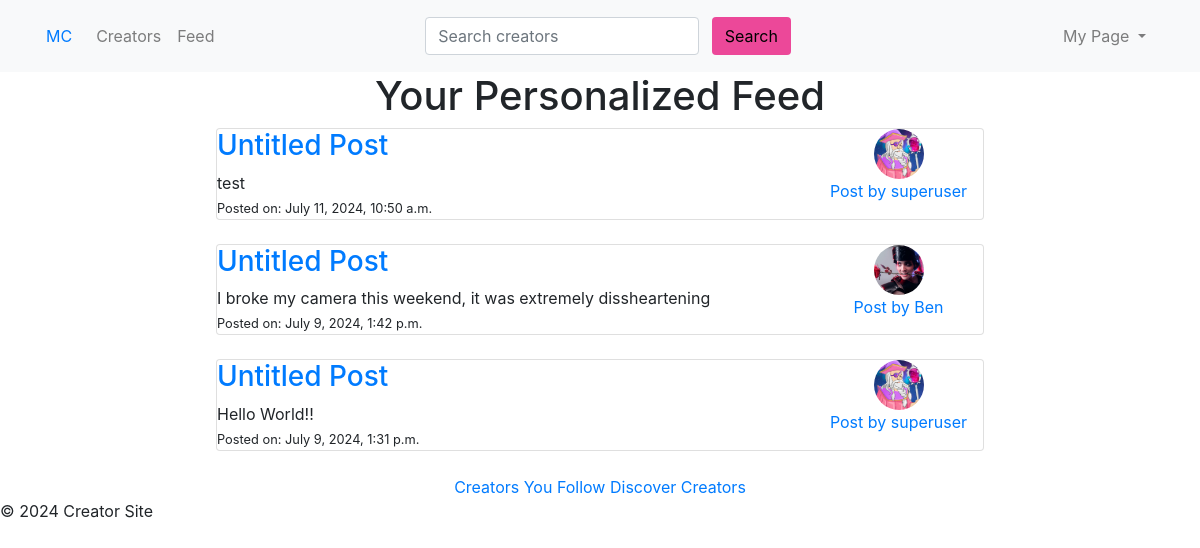
/feed/ (signed in), run on the app's committed database.
### creators/models.py (models this page shows, shortened)
class Post(models.Model):
    creator = models.ForeignKey('Creator', on_delete=models.CASCADE, related_name='posts')
    title = models.CharField(max_length=200, default="Untitled Post")
    content = models.TextField()
    created_at = models.DateTimeField(auto_now_add=True)
    updated_at = models.DateTimeField(auto_now=True)
    comments = models.JSONField(default=list)

class Creator(models.Model):
    CREATOR_TYPES = [
        ('PHOTOGRAPHER', 'Photographer'),
        ('GAME_DEVELOPER', 'Game Developer'),
        ('CONTENT_CREATOR', 'Content Creator'),
        ('ARTIST', 'Artist'),
        ('VOICE_ACTOR', 'Voice Actor'),
        ('OTHER', 'Other'),
    ]
    STATUS_CHOICES = [
        ('PENDING', 'Pending'),
        ('APPROVED', 'Approved'),
        ('REJECTED', 'Rejected'),
    ]
    user = models.OneToOneField(User, on_delete=models.CASCADE)
    avatar = models.ImageField(upload_to='creator_avatars/', null=True, blank=True)
    about_me = models.TextField(blank=True)
    creator_type = models.CharField(max_length=20, choices=CREATOR_TYPES, default='OTHER')
    status = models.CharField(max_length=10, choices=STATUS_CHOICES, default='PENDING')
    request_message = models.TextField(blank=True)
    followers = models.ManyToManyField(User, related_name='following', blank=True)

### creators/views.py (the view)
# urls.py: path('feed/', views.PersonalizedFeedView.as_view(), name='personalized_feed'),
class PersonalizedFeedView(LoginRequiredMixin, ListView):
    template_name = 'creators/personalized_feed.html'
    context_object_name = 'posts'
    def get_queryset(self):
        followed_creators = Creator.objects.filter(followers=self.request.user)
        return Post.objects.filter(creator__in=followed_creators).order_by('-created_at')
    def get_context_data(self, **kwargs):
        context = super().get_context_data(**kwargs)
        return context

### creators/templatetags/creator_tags.py (called while the page is built)
@register.simple_tag
def creator_status(user):
    if isinstance(user, AnonymousUser):
        return None
    try:
        creator = Creator.objects.get(user=user)
        return creator.status
    except Creator.DoesNotExist:
        return None

### creators/templates/creators/personalized_feed.html (shortened to what this page needs)
{% extends 'base.html' %}
{% load static %}
{% block content %}
  <div class="row">
    <div class="col-md-12 text-center">
      <h1>Your Personalized Feed</h1>
      {% if posts %}
        {% for post in posts %}
          <div class="d-flex justify-content-center mb-4">
            <div class="card" style="width: 48rem">
              <div class="row">
                <div class="col-md-9 text-left">
                  <h3>
                    <a href="{% url 'post_detail' pk=post.id %}">{{ post.title }}</a>
                  </h3>
                  {{ post.content|truncatewords:30 }}</br>
                  <small>Posted on: {{ post.created_at }}</small>
                </div>
                <div class="col-md-3">
                    {% if post.creator.avatar %}
                      <img class="avatar" src="{{ post.creator.avatar.url }}" alt="{{ post.creator.user.username }}'s avatar">
                    {% else %}
                      <img class="avatar" src="{% static 'images/placeholderavatar.png' %}" alt="{{ post.creator.user.username }}'s avatar">
                    {% endif %}
                    <br>
                    <a href="{% url 'post_detail' pk=post.id %}">Post by {{ post.creator.user.username }}</a>
                </div>
              </div>
            </div>
          </div>
          {% endfor %}
      {% else %}
        <p>No posts in your feed. Try following some creators!</p>
      {% endif %}
      <a href="{% url 'followed_creators' %}">Creators You Follow</a>
      <a href="{% url 'creator_list' %}">Discover Creators</a>
    </div>
  </div>
    {% endblock %}

### static/css/style.css (style rules this page uses)
body { margin: 0; padding: 0; font-family: 'Roboto', sans-serif; background-color: #f0f0f0; }
a { color: #000; text-decoration: none; }
.avatar { width: 50px; height: 50px; object-fit: cover; border-radius: 50%; }

### data on the page
Post: title "Untitled Post", content "test", created_at "July 11, 2024, 10:50 a.m.", creator.avatar (picture), creator.user.username "superuser"
Post: title "Untitled Post", content "I broke my camera this weekend, it was extremely dissheartening", created_at "July 9, 2024, 1:42 p.m.", creator.avatar (picture), creator.user.username "Ben"
Post: title "Untitled Post", content "Hello World!!", created_at "July 9, 2024, 1:31 p.m.", creator.avatar (picture), creator.user.username "superuser"
